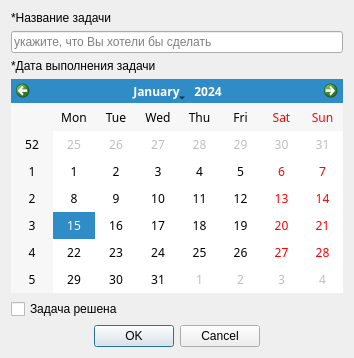
<?xml version="1.0" encoding="UTF-8"?>
<ui version="4.0">
 <class>EditTaskDialog</class>
 <widget class="QDialog" name="EditTaskDialog">
  <property name="geometry">
   <rect>
    <x>0</x>
    <y>0</y>
    <width>354</width>
    <height>358</height>
   </rect>
  </property>
  <property name="windowTitle">
   <string>Редактирование задачи</string>
  </property>
  <property name="styleSheet">
   <string notr="true">QLabel {
	font: 75 11pt &quot;Ubuntu Mono&quot;;
}

QLineEdit {
	
	font: 10pt &quot;Ubuntu Mono&quot;;
}

QCheckBox{
   font: 11pt &quot;Ubuntu Mono&quot;;
}
</string>
  </property>
  <layout class="QVBoxLayout" name="verticalLayout">
   <item>
    <widget class="QLabel" name="label">
     <property name="text">
      <string>&lt;html&gt;&lt;head/&gt;&lt;body&gt;&lt;p&gt;*Название задачи&lt;/p&gt;&lt;/body&gt;&lt;/html&gt;</string>
     </property>
    </widget>
   </item>
   <item>
    <widget class="QLineEdit" name="txtTaskName">
     <property name="placeholderText">
      <string>укажите, что Вы хотели бы сделать</string>
     </property>
     <property name="clearButtonEnabled">
      <bool>true</bool>
     </property>
    </widget>
   </item>
   <item>
    <widget class="QLabel" name="label_2">
     <property name="text">
      <string>&lt;html&gt;&lt;head/&gt;&lt;body&gt;&lt;p&gt;*Дата выполнения задачи&lt;/p&gt;&lt;/body&gt;&lt;/html&gt;</string>
     </property>
    </widget>
   </item>
   <item>
    <widget class="QCalendarWidget" name="calendarWidget">
     <property name="font">
      <font>
       <family>Ubuntu Mono</family>
      </font>
     </property>
    </widget>
   </item>
   <item>
    <widget class="QCheckBox" name="checkIsSolved">
     <property name="text">
      <string>Задача решена</string>
     </property>
    </widget>
   </item>
   <item>
    <widget class="QDialogButtonBox" name="buttonBox">
     <property name="orientation">
      <enum>Qt::Horizontal</enum>
     </property>
     <property name="standardButtons">
      <set>QDialogButtonBox::Cancel|QDialogButtonBox::Ok</set>
     </property>
     <property name="centerButtons">
      <bool>true</bool>
     </property>
    </widget>
   </item>
  </layout>
 </widget>
 <resources/>
 <connections>
  <connection>
   <sender>buttonBox</sender>
   <signal>accepted()</signal>
   <receiver>EditTaskDialog</receiver>
   <slot>accept()</slot>
   <hints>
    <hint type="sourcelabel">
     <x>248</x>
     <y>254</y>
    </hint>
    <hint type="destinationlabel">
     <x>157</x>
     <y>274</y>
    </hint>
   </hints>
  </connection>
  <connection>
   <sender>buttonBox</sender>
   <signal>rejected()</signal>
   <receiver>EditTaskDialog</receiver>
   <slot>reject()</slot>
   <hints>
    <hint type="sourcelabel">
     <x>316</x>
     <y>260</y>
    </hint>
    <hint type="destinationlabel">
     <x>286</x>
     <y>274</y>
    </hint>
   </hints>
  </connection>
 </connections>
</ui>
